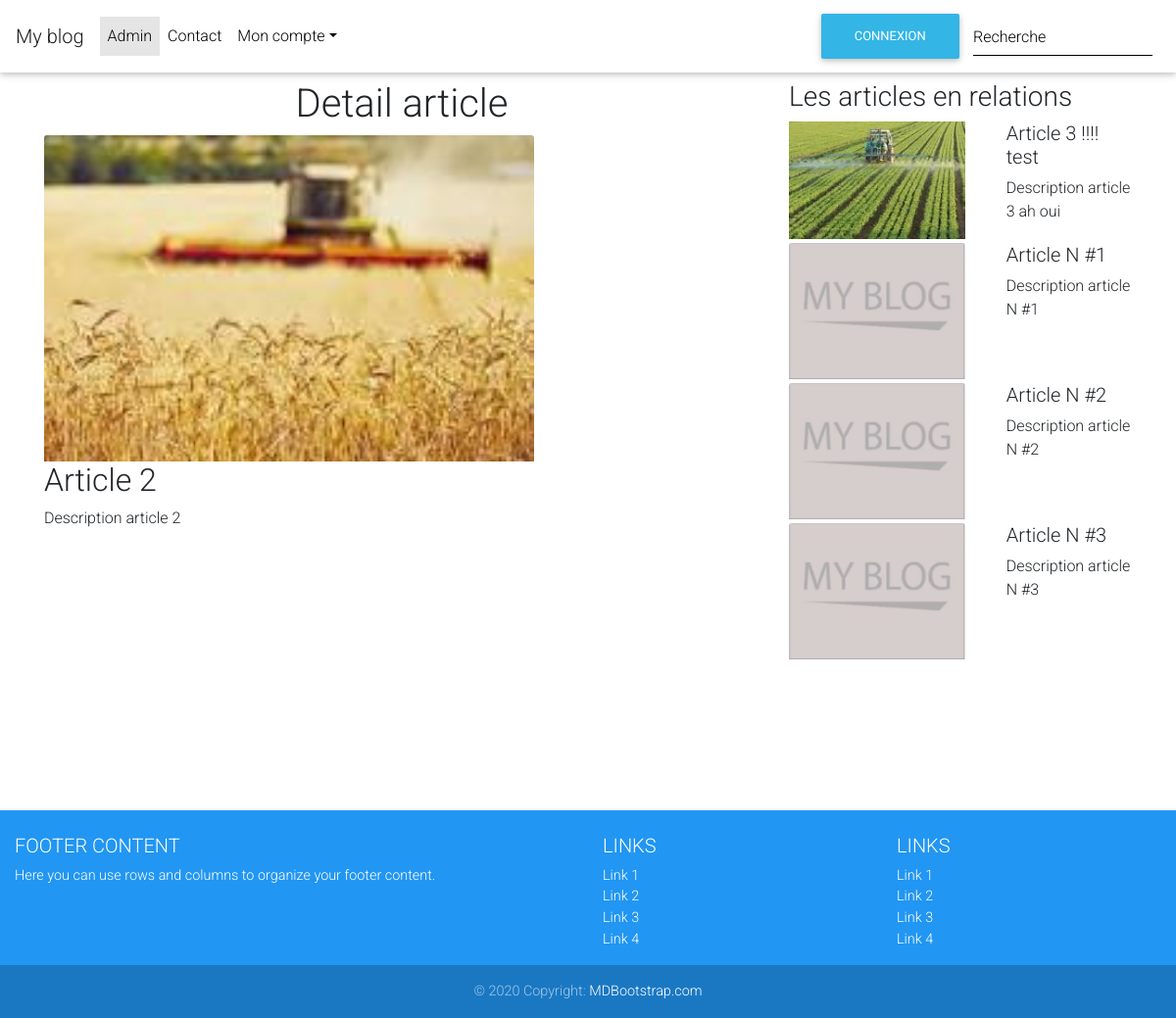
The app's page /article/2 with its own data.
### blog/models.py (models this page shows, shortened)
class Article(models.Model):
    user = models.ForeignKey(User, on_delete=models.CASCADE, null=True)
    title = models.CharField(max_length=50)
    category= models.ForeignKey(Category, on_delete = models.CASCADE)
    desc = models.TextField()
    image = models.ImageField(null=True, blank=True)
    created_at = models.DateTimeField(auto_now_add=True)
    updated_at = models.DateTimeField(auto_now=True)

### blog/views.py (the view)
# urls.py: path('article/<int:id_article>', detail, name="detail"),
def detail(request, id_article):
    article = Article.objects.get(id = id_article)
    category=article.category
    articles_en_relation= Article.objects.filter(category=category)[:5]
    return render(request, 'detail.html',{"article":article, "aer":articles_en_relation})

### blog/templates/detail.html
{% extends 'base.html' %}
{% load static %}
{% block content %}
<div class="container">
    <div class="row">
        <div class="col-md-8">
            <h1 class="text-center mt-2">Detail article</h1>
            {% if article.image == "http://default" %}
                <img class="card-img-top" src="{% static 'img/logo.png' %}" alt="Card image cap" style="width: 500px;">
            {% else %}
                <img class="card-img-top" src="{{article.image.url}}" alt="Card image cap" style="width: 500px;">
            {% endif %}
            <h2>{{article.title}}</h2>
            <p>{{article.desc}}</p>
        </div>
        <div class = "col-md-4">
            <h3 class="mt-2">Les articles en relations</h3 class="mt-2">
                <div class= "row">
                    {% for art in aer %}
                        {% if art.id != article.id%}
                        <div class="col-md-7 mb-1">
                            {% if art.image != "http://default"%}
                                <a href="{% url 'detail' article.id %}">
                                    <img src="{{art.image.url}}" alt="" style="width: 180px;">
                                </a>
                            {% else %}
                                <a href="{% url 'detail' article.id %}">
                                    <img class="card-img-top" src="{% static 'img/logo.png' %}" alt="Card image cap" style="width: 180px;">
                                </a>
                            {% endif %}
                        </div>
                        <div class="col-5">
                            <h5>{{art.title}}</h5>
                            {{art.desc|truncatewords:5}}
                        </div>
                        {% endif %}
                    {% endfor %}
                </div>
        </div>
    </div>
</div>
{% endblock  %}

### records on screen
Article: image (picture), title "Article 2", desc "Description article 2"
Article: image (picture), title "Article 3 !!!! test", desc "Description article 3 ah oui"
Article: title "Article N #1", desc "Description article N #1"
Article: title "Article N #2", desc "Description article N #2"
Article: title "Article N #3", desc "Description article N #3"
